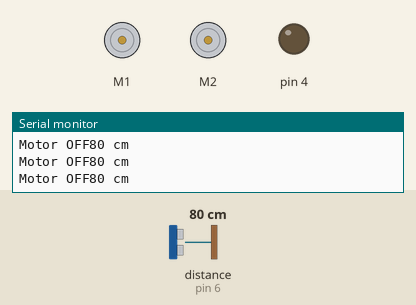
Simulated run of this sketch. Board: Arduino Uno, built with avr-gcc and run on an emulated ATmega328P. Parts: 2 × DC motor (green arrow = forward, orange = backward, longer = faster), output pins drawn as LEDs (lit = HIGH), the last lines printed to the serial monitor. The test bench sets the inputs (shaded band); at power-on: distance to the obstacle (sensor on pin 6) 80 cm. The echo pulse lasts 58.3 µs per cm.

Above: at 1.2 s.
1.3 s: distance to the obstacle (sensor on pin 6) set to 23 cm
4.3 s: distance to the obstacle (sensor on pin 6) set to 19 cm
At 4.77 s:
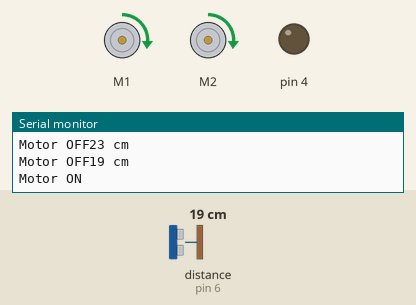
At 5.38 s:
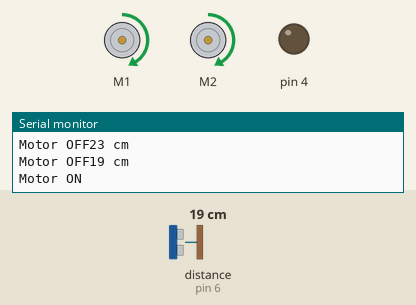
7.3 s: distance to the obstacle (sensor on pin 6) set to 2 cm
At 7.48 s:
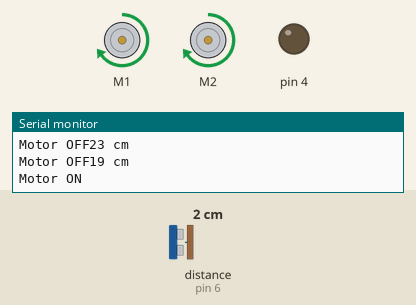
Timing chart, 0 to 10.9 s (numbered marks = the images above; inputs shaded):
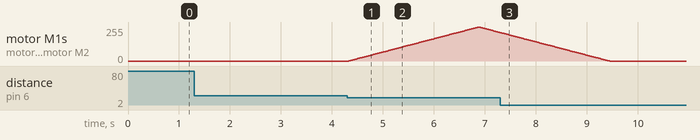

Measured:
- the behaviour switches between 21 and 20 cm on distance to the obstacle (sensor on pin 6) (found by bisection; images 0 and 1)
- after the input at 4.3 s, motor M1, motor M2: rises from stopped to forward 255/255 in 2.5 s, then falls to forward 213/255 in 0.42 s
- after the input at 7.3 s, motor M1, motor M2: goes on until 9.4 s, then stays stopped

The sketch:

DCMotorTest1.ino
```cpp
/*
Edited by Cesar Becerril
For use with the Adafruit Motor Shield v2
---->	http://www.adafruit.com/products/1438
HC-SR04:
VCC = 5V
GND = GND
Echo = Pin7
Trig = Pin8
*/

#include <Wire.h>
#include <Ultrasonic.h>
#include <Adafruit_MotorShield.h>
#include "utility/Adafruit_PWMServoDriver.h"

Ultrasonic ultrasonic(5,6);
//#define echoPin 7
//#define trigPin 8
//#define LEDPin 13

// Create the motor shield object with the default I2C address
Adafruit_MotorShield AFMS = Adafruit_MotorShield();
// Or, create it with a different I2C address (say for stacking)
// Adafruit_MotorShield AFMS = Adafruit_MotorShield(0x61);

// Select which 'port' M1, M2, M3 or M4. In this case, M1
Adafruit_DCMotor *M1 = AFMS.getMotor(1);
Adafruit_DCMotor *M2 = AFMS.getMotor(2);
//Adafruit_DCMotor *M3 = AFMS.getMotor(3);
//Adafruit_DCMotor *M4 = AFMS.getMotor(4);

void setup() {
  Serial.begin(9600);           // set up Serial library at 9600 bps
  Serial.println("Adafruit Motorshield v2 - DC Motor test!");

  pinMode(4, OUTPUT);
  pinMode(7, INPUT);
//  pinMode(LEDPin, OUTPUT);
  AFMS.begin();  // create with the default frequency 1.6KHz
  //AFMS.begin(1000);  // OR with a different frequency, say 1KHz

  // Set the speed to start, from 0 (off) to 255 (max speed)
  M1->setSpeed(150);
  M1->run(FORWARD);
  // turn on motor
  M1->run(RELEASE);
}

void loop() {
  uint8_t i;
  int duration, distance, pos=0,x;

  digitalWrite(8,LOW);
  delay(2);
  digitalWrite(8,HIGH);
  delay(10);
  digitalWrite(8,LOW);
  Serial.print(ultrasonic.Ranging(CM));
  Serial.println(" cm");
  if(ultrasonic.Ranging(CM) <= 20 && ultrasonic.Ranging(CM) >=10){
    Serial.print("Motor ON");
    M1->run(FORWARD);
    M2->run(FORWARD);
    for (i=0; i<255; i++) {
      M1->setSpeed(i);
      M2->setSpeed(i);
      delay(10);
    }
    for (i=255; i!=0; i--) {
      M1->setSpeed(i);
      M2->setSpeed(i);
      delay(10);
    }
  }
  else{
    Serial.print("Motor OFF");
    M1->setSpeed(0);
    M2->setSpeed(0);
    delay(10);
  }
/*
  Serial.print(" tick ");
  Serial.print(ultrasonic.Ranging(CM));
  Serial.println(" cm");
  delay(10);
  M1->run(FORWARD);
  M2->run(FORWARD);
  for (i=0; i<255; i++) {
    M1->setSpeed(i);
    M2->setSpeed(i);
    delay(10);
  }
  for (i=255; i!=0; i--) {
    M1->setSpeed(i);
    M2->setSpeed(i);
    delay(10);
  }

  Serial.print(" tock ");

  M1->run(BACKWARD);
  M2->run(BACKWARD);
  for (i=0; i<255; i++) {
    M1->setSpeed(i);
    M2->setSpeed(i);
    delay(10);
  }
  for (i=255; i!=0; i--) {
    M1->setSpeed(i);
    M2->setSpeed(i);
    delay(10);
  }

  Serial.print(" tech ");
  M1->run(RELEASE);
  M2->run(RELEASE);
  delay(1000);*/
}
```
